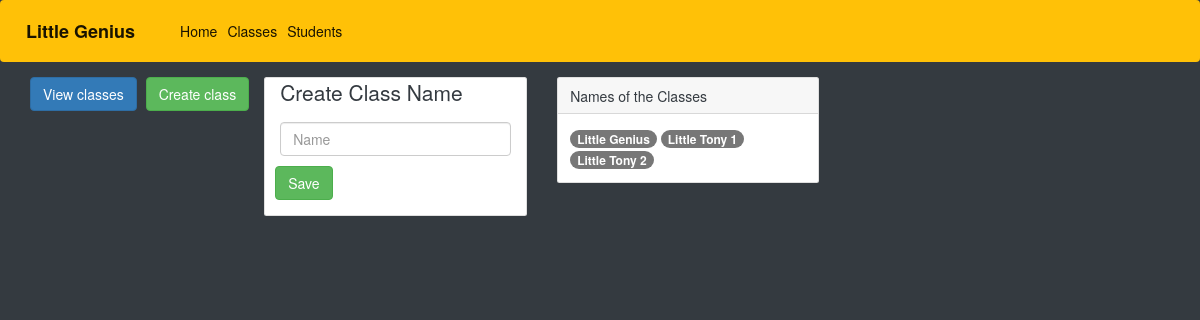
The page /class/ on the database its author committed.
### genius/models.py (models this page shows)
class Name_of_classes(models.Model):
    created_by = models.ForeignKey(
        User, on_delete=models.SET_NULL, default=1, null=True)
    name = models.CharField(max_length=50, null=True)
    created_date = models.DateTimeField(auto_now_add=True)

### genius/views.py (the view)
# urls.py: path('class/', Classes, name='class'),
def Classes(request):
    objs = Create_Class.objects.all()
    names = Name_of_classes.objects.all()
    templatename = 'genius/classes.html'
    context = {'classes': objs, 'class': names}
    return render(request, templatename, context)

### genius/models.py (called while the page is built)
    def get_absolute_url(self):
        return f"/class/{self.pk}"

### genius/templates/genius/classes.html (shortened to what this page needs)
{% extends 'base.html' %}
{% block content %}
    <div class="row ml-4">
        <p>
            <button class="btn btn-primary" type="button" data-toggle="collapse" data-target="#collapseExample" aria-expanded="false" aria-controls="collapseExample">
            View classes
            </button>
            <a class="btn btn-success ml-2" type="button" href="{%url 'genius:create-class'%}">
            Create class
            </a>
            <div class="col-md-3 mb-4">
                <div class="card text-dark">
                    <div class="form-group col-12 center">
                    <form method="POST" data-url="{%url 'genius:add-name'%}" id="post-form" class="ajax-form">
                        <label class="lead mb-4">Create Class Name</label>
                        <input type="text" name="class-name" class="form-control mb-3 save-data" placeholder="Name" aria-describedby="helpId">
                        <div class="row">
                        <button class="btn btn-success ml-3" id="save-name">Save</button>
                        </div>
                    </form>
                    </div>
                </div>
            </div>
            <div class="col-md-3 mb-4">
                <div class="card text-dark">
                    <div class="card-header">Names of the Classes</div>
                        <div class= "card-body scroll">
                            {% for x in class %}
                            <span class="badge badge-pill badge-primary">{{x.name}}</span>
                            {% endfor %}
                        </div>
                    </div>
                </div>
            </div>
    </div>
{% endblock content %}

### genius/templates/genius/classes.html (style rules this page uses)
.scroll { max-height: 120px; overflow-y: auto; }

### rows shown on the page
Name_of_classes: name "Little Genius"
Name_of_classes: name "Little Tony 1"
Name_of_classes: name "Little Tony 2"
